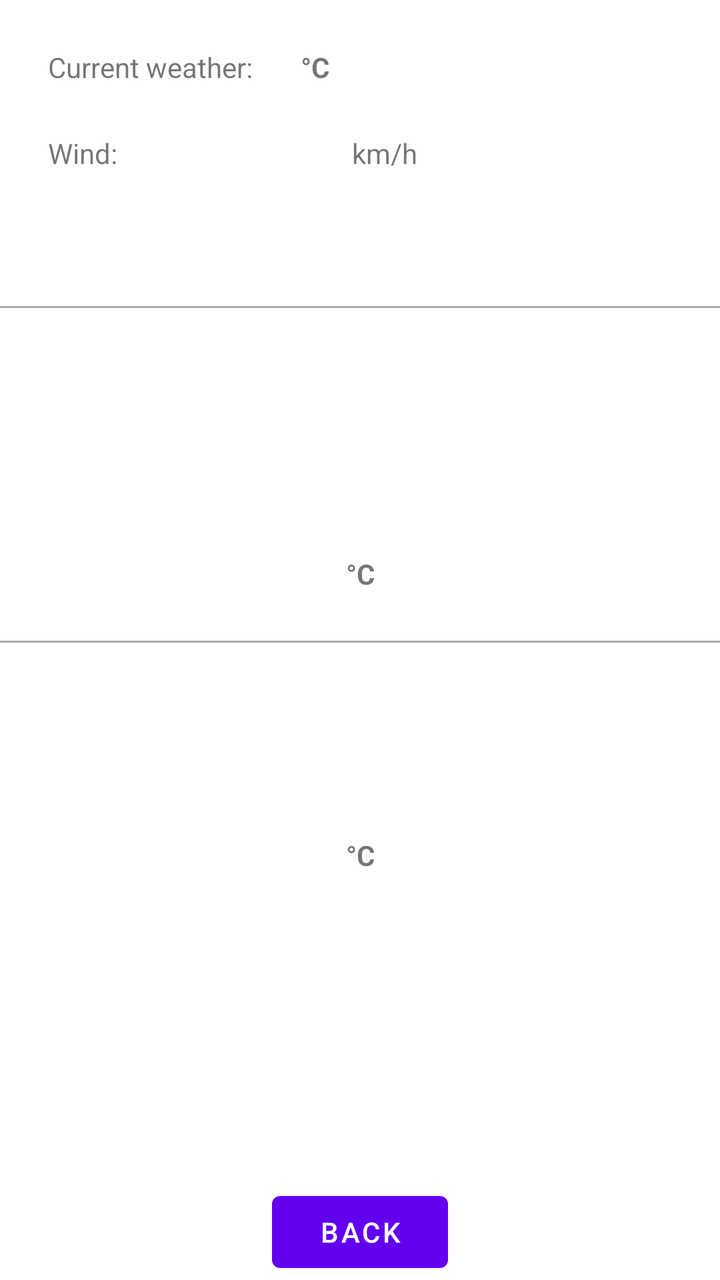
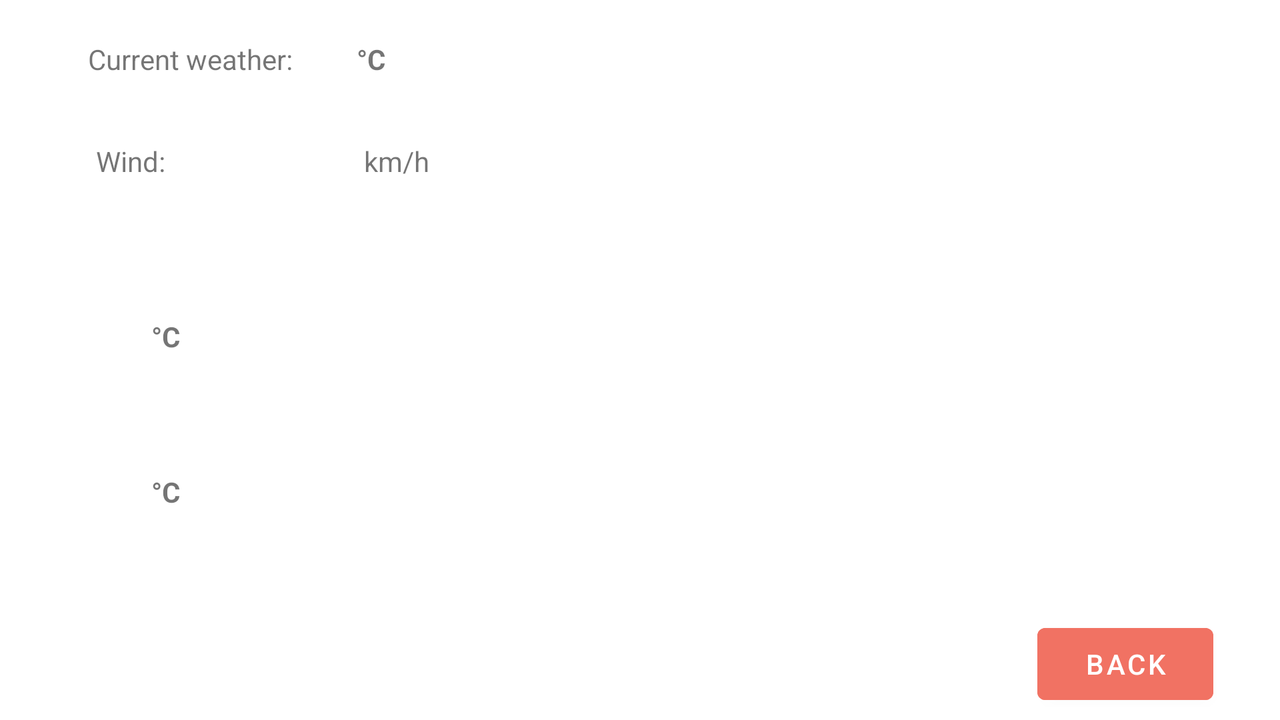

First picture: res/layout/ on a phone held upright. Second picture: the repository's own variant of that layout, on a device whose configuration matches the variant's folder. Source for both follows.
<!-- AndroidManifest.xml: application theme Theme.IFT1155tp1 -->
<!-- res/layout/weather.xml -->
<?xml version="1.0" encoding="utf-8"?>
<androidx.constraintlayout.widget.ConstraintLayout xmlns:android="http://schemas.android.com/apk/res/android"
    xmlns:app="http://schemas.android.com/apk/res-auto"
    xmlns:tools="http://schemas.android.com/tools"
    android:layout_width="match_parent"
    android:layout_height="match_parent">

    <Button
        android:id="@+id/backButtonWeather"
        android:layout_width="wrap_content"
        android:layout_height="wrap_content"
        android:onClick="back"
        android:text="@string/backBtn"
        app:layout_constraintBottom_toBottomOf="parent"
        app:layout_constraintEnd_toEndOf="parent"
        app:layout_constraintStart_toStartOf="parent" />

    <TextView
        android:id="@+id/weatherText"
        android:layout_width="wrap_content"
        android:layout_height="wrap_content"
        android:layout_marginStart="24dp"
        android:layout_marginTop="24dp"
        android:text="@string/weather"
        app:layout_constraintStart_toStartOf="parent"
        app:layout_constraintTop_toTopOf="parent" />

    <TextView
        android:id="@+id/currentTV"
        android:layout_width="wrap_content"
        android:layout_height="wrap_content"
        android:layout_marginStart="24dp"
        android:layout_marginTop="24dp"
        android:text="@string/degree"
        android:textStyle="bold"
        app:layout_constraintStart_toEndOf="@+id/weatherText"
        app:layout_constraintTop_toTopOf="parent" />

    <TextView
        android:id="@+id/currentCondTV"
        android:layout_width="wrap_content"
        android:layout_height="wrap_content"
        android:layout_marginStart="24dp"
        android:layout_marginTop="24dp"
        app:layout_constraintStart_toEndOf="@+id/currentTV"
        app:layout_constraintTop_toTopOf="parent" />

    <TextView
        android:id="@+id/windText"
        android:layout_width="wrap_content"
        android:layout_height="wrap_content"
        android:layout_marginStart="24dp"
        android:layout_marginTop="24dp"
        android:text="@string/wind"
        app:layout_constraintStart_toStartOf="parent"
        app:layout_constraintTop_toBottomOf="@+id/weatherText" />

    <TextView
        android:id="@+id/windDirection"
        android:layout_width="wrap_content"
        android:layout_height="wrap_content"
        android:layout_marginStart="90dp"
        android:layout_marginTop="24dp"
        app:layout_constraintStart_toEndOf="@+id/windText"
        app:layout_constraintTop_toBottomOf="@+id/currentTV" />

    <TextView
        android:id="@+id/windSpeed"
        android:layout_width="wrap_content"
        android:layout_height="wrap_content"
        android:layout_marginStart="24dp"
        android:layout_marginTop="24dp"
        android:text="@string/km"
        app:layout_constraintStart_toEndOf="@+id/windDirection"
        app:layout_constraintTop_toBottomOf="@+id/currentTV" />

    <TextView
        android:id="@+id/summaryTV"
        android:layout_width="wrap_content"
        android:layout_height="wrap_content"
        android:layout_marginStart="24dp"
        android:layout_marginTop="24dp"
        android:layout_marginEnd="24dp"
        android:paddingStart="24dp"
        android:paddingEnd="24dp"
        app:layout_constraintEnd_toEndOf="parent"
        app:layout_constraintStart_toStartOf="parent"
        app:layout_constraintTop_toBottomOf="@+id/windSpeed" />

    <View
        android:id="@+id/view"
        android:layout_width="match_parent"
        android:layout_height="1dp"
        android:layout_marginTop="24dp"
        android:background="@android:color/darker_gray"
        app:layout_constraintTop_toBottomOf="@+id/summaryTV" />

    <TextView
        android:id="@+id/tmrTV"
        android:layout_width="wrap_content"
        android:layout_height="wrap_content"
        android:layout_marginTop="24dp"
        android:textSize="24sp"
        android:textStyle="bold"
        app:layout_constraintEnd_toEndOf="parent"
        app:layout_constraintStart_toStartOf="parent"
        app:layout_constraintTop_toBottomOf="@+id/view" />

    <TextView
        android:id="@+id/tmrSummaryTV"
        android:layout_width="wrap_content"
        android:layout_height="wrap_content"
        android:layout_marginStart="24dp"
        android:layout_marginEnd="24dp"
        android:paddingStart="24dp"
        android:paddingTop="24dp"
        android:paddingEnd="24dp"
        android:textSize="14sp"
        app:layout_constraintEnd_toEndOf="parent"
        app:layout_constraintStart_toStartOf="parent"
        app:layout_constraintTop_toBottomOf="@+id/tmrTV" />

    <TextView
        android:id="@+id/tmrTempTV"
        android:layout_width="wrap_content"
        android:layout_height="wrap_content"
        android:layout_marginTop="24dp"
        android:text="@string/degree"
        android:textStyle="bold"
        app:layout_constraintEnd_toEndOf="parent"
        app:layout_constraintStart_toStartOf="parent"
        app:layout_constraintTop_toBottomOf="@+id/tmrSummaryTV" />

    <View
        android:id="@+id/view2"
        android:layout_width="match_parent"
        android:layout_height="1dp"
        android:layout_marginTop="24dp"
        android:background="@android:color/darker_gray"
        app:layout_constraintTop_toBottomOf="@+id/tmrTempTV" />

    <TextView
        android:id="@+id/afterTmrTV"
        android:layout_width="wrap_content"
        android:layout_height="wrap_content"
        android:layout_marginTop="24dp"
        android:textSize="24sp"
        android:textStyle="bold"
        app:layout_constraintEnd_toEndOf="parent"
        app:layout_constraintStart_toStartOf="parent"
        app:layout_constraintTop_toBottomOf="@+id/view2" />

    <TextView
        android:id="@+id/afterTmrSummaryTV"
        android:layout_width="wrap_content"
        android:layout_height="wrap_content"
        android:paddingStart="24dp"
        android:paddingEnd="24dp"
        android:textSize="12sp"
        app:layout_constraintEnd_toEndOf="parent"
        app:layout_constraintStart_toStartOf="parent"
        app:layout_constraintTop_toBottomOf="@+id/afterTmrTV" />

    <TextView
        android:id="@+id/afterTmrTempTV"
        android:layout_width="wrap_content"
        android:layout_height="wrap_content"
        android:layout_marginTop="24dp"
        android:text="@string/degree"
        android:textStyle="bold"
        app:layout_constraintEnd_toEndOf="parent"
        app:layout_constraintStart_toStartOf="parent"
        app:layout_constraintTop_toBottomOf="@+id/afterTmrSummaryTV" />

</androidx.constraintlayout.widget.ConstraintLayout>
<!-- resources referenced by this layout -->
<resources>
  <string name="backBtn">Back</string>
  <string name="degree" translatable="false">°C</string>
  <string name="km" translatable="false">km/h</string>&gt;
  <string name="weather">Current weather:</string>
  <string name="wind">"Wind: "</string>
  <style name="Theme.IFT1155tp1" parent="Theme.MaterialComponents.DayNight.DarkActionBar">
          
          <item name="colorPrimary">@color/purple_500</item>
          <item name="colorPrimaryVariant">@color/purple_700</item>
          <item name="colorOnPrimary">@color/white</item>
          
          <item name="colorSecondary">@color/teal_200</item>
          <item name="colorSecondaryVariant">@color/teal_700</item>
          <item name="colorOnSecondary">@color/black</item>
          
          <item name="android:statusBarColor" tools:targetApi="l">?attr/colorPrimaryVariant</item>
          
      </style>
</resources>
<!-- res/layout-land/weather.xml (the repository's variant of the layout above) -->
<!-- drawn on the phone turned sideways -->
<?xml version="1.0" encoding="utf-8"?>
<androidx.constraintlayout.widget.ConstraintLayout xmlns:android="http://schemas.android.com/apk/res/android"
    xmlns:app="http://schemas.android.com/apk/res-auto"
    xmlns:tools="http://schemas.android.com/tools"
    android:layout_width="match_parent"
    android:layout_height="match_parent"
    android:layout_marginStart="24dp">

    <Button
        android:id="@+id/backButtonWeather"
        android:layout_width="wrap_content"
        android:layout_height="wrap_content"
        android:layout_marginBottom="4dp"
        android:onClick="back"
        android:text="@string/backBtn"
        android:backgroundTint="#F17263"
        app:layout_constraintBottom_toBottomOf="parent"
        app:layout_constraintEnd_toEndOf="parent"
        app:layout_constraintHorizontal_bias="0.937"
        app:layout_constraintStart_toStartOf="parent" />

    <TextView
        android:id="@+id/weatherText"
        android:layout_width="wrap_content"
        android:layout_height="wrap_content"
        android:layout_marginStart="20dp"
        android:layout_marginTop="20dp"
        android:text="@string/weather"
        app:layout_constraintStart_toStartOf="parent"
        app:layout_constraintTop_toTopOf="parent" />

    <TextView
        android:id="@+id/currentTV"
        android:layout_width="wrap_content"
        android:layout_height="wrap_content"
        android:layout_marginStart="32dp"
        android:layout_marginTop="20dp"
        android:text="@string/degree"
        android:textStyle="bold"
        app:layout_constraintStart_toEndOf="@+id/weatherText"
        app:layout_constraintTop_toTopOf="parent" />

    <TextView
        android:id="@+id/currentCondTV"
        android:layout_width="wrap_content"
        android:layout_height="wrap_content"
        android:layout_marginTop="20dp"
        app:layout_constraintEnd_toEndOf="parent"
        app:layout_constraintHorizontal_bias="0.459"
        app:layout_constraintStart_toStartOf="parent"
        app:layout_constraintTop_toTopOf="parent" />

    <TextView
        android:id="@+id/windText"
        android:layout_width="wrap_content"
        android:layout_height="wrap_content"
        android:layout_marginStart="24dp"
        android:layout_marginTop="32dp"
        android:text="@string/wind"
        app:layout_constraintStart_toStartOf="parent"
        app:layout_constraintTop_toBottomOf="@+id/weatherText" />

    <TextView
        android:id="@+id/windDirection"
        android:layout_width="wrap_content"
        android:layout_height="wrap_content"
        android:layout_marginStart="60dp"
        android:layout_marginTop="32dp"
        app:layout_constraintStart_toEndOf="@+id/windText"
        app:layout_constraintTop_toBottomOf="@+id/currentCondTV" />

    <TextView
        android:id="@+id/windSpeed"
        android:layout_width="0dp"
        android:layout_height="18dp"
        android:layout_marginStart="36dp"
        android:layout_marginTop="32dp"
        android:text="@string/km"
        app:layout_constraintStart_toEndOf="@+id/windDirection"
        app:layout_constraintTop_toBottomOf="@+id/weatherText" />

    <TextView
        android:id="@+id/summaryTV"
        android:layout_width="0dp"
        android:layout_height="wrap_content"
        android:layout_marginStart="32dp"
        android:layout_marginTop="32dp"
        android:paddingStart="24dp"
        android:paddingEnd="24dp"
        app:layout_constraintEnd_toEndOf="parent"
        app:layout_constraintHorizontal_bias="0.026"
        app:layout_constraintStart_toEndOf="@+id/windSpeed"
        app:layout_constraintTop_toBottomOf="@+id/weatherText" />

    <TextView
        android:id="@+id/tmrTV"
        android:layout_width="0dp"
        android:layout_height="wrap_content"
        android:paddingStart="24dp"
        android:textSize="24sp"
        android:textStyle="bold"
        app:layout_constraintBottom_toBottomOf="parent"
        app:layout_constraintStart_toStartOf="parent"
        app:layout_constraintTop_toBottomOf="@+id/summaryTV"
        app:layout_constraintVertical_bias="0.111" />

    <TextView
        android:id="@+id/tmrSummaryTV"
        android:layout_width="0dp"
        android:layout_height="wrap_content"
        android:layout_marginTop="14dp"
        android:paddingStart="20dp"
        android:paddingEnd="10dp"
        android:textSize="14sp"
        app:layout_constraintEnd_toEndOf="parent"
        app:layout_constraintStart_toEndOf="@+id/tmrTV"
        app:layout_constraintTop_toBottomOf="@+id/summaryTV" />

    <TextView
        android:id="@+id/tmrTempTV"
        android:layout_width="wrap_content"
        android:layout_height="wrap_content"
        android:layout_marginTop="10dp"
        android:text="@string/degree"
        android:textStyle="bold"
        app:layout_constraintEnd_toEndOf="parent"
        app:layout_constraintHorizontal_bias="0.086"
        app:layout_constraintStart_toStartOf="parent"
        app:layout_constraintTop_toBottomOf="@+id/tmrTV" />

    <TextView
        android:id="@+id/afterTmrTV"
        android:layout_width="0dp"
        android:layout_height="wrap_content"
        android:layout_marginStart="24dp"
        android:textSize="24sp"
        android:textStyle="bold"
        app:layout_constraintBottom_toBottomOf="parent"
        app:layout_constraintStart_toStartOf="parent"
        app:layout_constraintTop_toBottomOf="@+id/tmrTempTV"
        app:layout_constraintVertical_bias="0.108" />

    <TextView
        android:id="@+id/afterTmrSummaryTV"
        android:layout_width="0dp"
        android:layout_height="wrap_content"
        android:layout_marginTop="20dp"
        android:paddingStart="24dp"
        android:paddingEnd="24dp"
        android:textSize="12sp"
        app:layout_constraintEnd_toEndOf="parent"
        app:layout_constraintHorizontal_bias="0.0"
        app:layout_constraintStart_toEndOf="@+id/afterTmrTV"
        app:layout_constraintTop_toBottomOf="@+id/tmrTempTV" />

    <TextView
        android:id="@+id/afterTmrTempTV"
        android:layout_width="wrap_content"
        android:layout_height="wrap_content"
        android:layout_marginTop="10dp"
        android:text="@string/degree"
        android:textStyle="bold"
        app:layout_constraintEnd_toEndOf="parent"
        app:layout_constraintHorizontal_bias="0.086"
        app:layout_constraintStart_toStartOf="parent"
        app:layout_constraintTop_toBottomOf="@+id/afterTmrTV" />

</androidx.constraintlayout.widget.ConstraintLayout>
